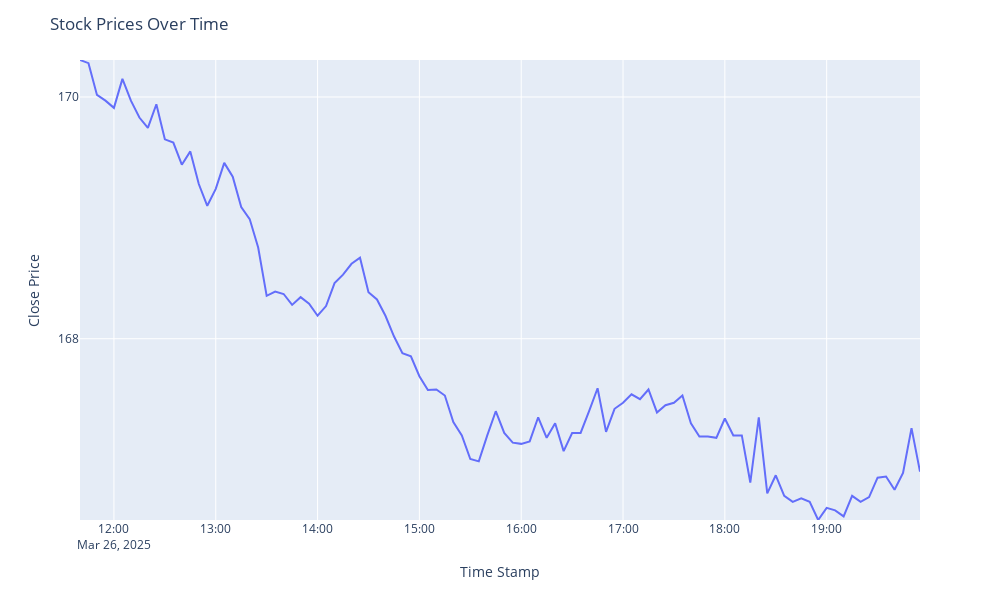

Notebook code cell kept with this figure:
### Markdown cell above
## Top 20 Most Famous Equities

| Equity Name          | Symbol | Sentiment |
|----------------------|--------|-----------|
| Apple Inc.          | AAPL   | Positive  |
| Microsoft Corp.     | MSFT   | Positive  |
| Amazon.com Inc.     | AMZN   | Positive  |
| Alphabet Inc. (GOOGL)| GOOGL | Positive  |
| Alphabet Inc. (GOOG) | GOOG  | Positive  |
| Tesla Inc.          | TSLA   | Negative  |
| Meta Platforms Inc. | META   | Positive  |
| NVIDIA Corp.        | NVDA   | Positive  |
| Berkshire Hathaway  | BRK.B  | Positive  |
| JPMorgan Chase & Co.| JPM    | Positive  |
| Johnson & Johnson   | JNJ    | Negative  |
| Visa Inc.          | V      | Positive  |
| Procter & Gamble   | PG     | Positive  |
| UnitedHealth Group | UNH    | Negative  |
| Exxon Mobil Corp.  | XOM    | Negative  |
| The Walt Disney Co.| DIS    | Positive  |
| Netflix Inc.       | NFLX   | Positive  |
| Adobe Inc.         | ADBE   | Positive  |
| PayPal Holdings Inc

.ased on market trends._

### Code cell
main()

### Figure 1 — Plotly figure (JSON) as saved in the notebook; plotly's stock layout.template omitted (floating-point values rounded to 4 significant figures)
{"data": [{"hovertemplate": "Time Stamp=%{x}<br>Close Price=%{y}<extra></extra>", "legendgroup": "", "line": {"color": "#636efa", "dash": "solid"}, "marker": {"symbol": "circle"}, "mode": "lines", "name": "", "orientation": "v", "showlegend": false, "type": "scatter", "x": ["2025-03-26 11:40:00", "2025-03-26 11:45:00", "2025-03-26 11:50:00", "2025-03-26 11:55:00", "2025-03-26 12:00:00", "2025-03-26 12:05:00", "2025-03-26 12:10:00", "2025-03-26 12:15:00", "2025-03-26 12:20:00", "2025-03-26 12:25:00", "2025-03-26 12:30:00", "2025-03-26 12:35:00", "2025-03-26 12:40:00", "2025-03-26 12:45:00", "2025-03-26 12:50:00", "2025-03-26 12:55:00", "2025-03-26 13:00:00", "2025-03-26 13:05:00", "2025-03-26 13:10:00", "2025-03-26 13:15:00", "2025-03-26 13:20:00", "2025-03-26 13:25:00", "2025-03-26 13:30:00", "2025-03-26 13:35:00", "2025-03-26 13:40:00", "2025-03-26 13:45:00", "2025-03-26 13:50:00", "2025-03-26 13:55:00", "2025-03-26 14:00:00", "2025-03-26 14:05:00", "2025-03-26 14:10:00", "2025-03-26 14:15:00", "2025-03-26 14:20:00", "2025-03-26 14:25:00", "2025-03-26 14:30:00", "2025-03-26 14:35:00", "2025-03-26 14:40:00", "2025-03-26 14:45:00", "2025-03-26 14:50:00", "2025-03-26 14:55:00", "2025-03-26 15:00:00", "2025-03-26 15:05:00", "2025-03-26 15:10:00", "2025-03-26 15:15:00", "2025-03-26 15:20:00", "2025-03-26 15:25:00", "2025-03-26 15:30:00", "2025-03-26 15:35:00", "2025-03-26 15:40:00", "2025-03-26 15:45:00", "2025-03-26 15:50:00", "2025-03-26 15:55:00", "2025-03-26 16:00:00", "2025-03-26 16:05:00", "2025-03-26 16:10:00", "2025-03-26 16:15:00", "2025-03-26 16:20:00", "2025-03-26 16:25:00", "2025-03-26 16:30:00", "2025-03-26 16:35:00", "2025-03-26 16:40:00", "2025-03-26 16:45:00", "2025-03-26 16:50:00", "2025-03-26 16:55:00", "2025-03-26 17:00:00", "2025-03-26 17:05:00", "2025-03-26 17:10:00", "2025-03-26 17:15:00", "2025-03-26 17:20:00", "2025-03-26 17:25:00", "2025-03-26 17:30:00", "2025-03-26 17:35:00", "2025-03-26 17:40:00", "2025-03-26 17:45:00", "2025-03-26 17:50:00", "2025-03-26 17:55:00", "2025-03-26 18:00:00", "2025-03-26 18:05:00", "2025-03-26 18:10:00", "2025-03-26 18:15:00", "2025-03-26 18:20:00", "2025-03-26 18:25:00", "2025-03-26 18:30:00", "2025-03-26 18:35:00", "2025-03-26 18:40:00", "2025-03-26 18:45:00", "2025-03-26 18:50:00", "2025-03-26 18:55:00", "2025-03-26 19:00:00", "2025-03-26 19:05:00", "2025-03-26 19:10:00", "2025-03-26 19:15:00", "2025-03-26 19:20:00", "2025-03-26 19:25:00", "2025-03-26 19:30:00", "2025-03-26 19:35:00", "2025-03-26 19:40:00", "2025-03-26 19:45:00", "2025-03-26 19:50:00", "2025-03-26 19:55:00"], "xaxis": "x", "y": [170.3, 170.3, 170.0, 170.0, 169.9, 170.2, 170.0, 169.8, 169.7, 169.9, 169.7, 169.6, 169.4, 169.6, 169.3, 169.1, 169.2, 169.5, 169.3, 169.1, 169.0, 168.8, 168.4, 168.4, 168.4, 168.3, 168.3, 168.3, 168.2, 168.3, 168.5, 168.5, 168.6, 168.7, 168.4, 168.3, 168.2, 168.0, 167.9, 167.9, 167.7, 167.6, 167.6, 167.5, 167.3, 167.2, 167.0, 167.0, 167.2, 167.4, 167.2, 167.1, 167.1, 167.2, 167.3, 167.2, 167.3, 167.1, 167.2, 167.2, 167.4, 167.6, 167.2, 167.4, 167.5, 167.5, 167.5, 167.6, 167.4, 167.4, 167.5, 167.5, 167.3, 167.2, 167.2, 167.2, 167.3, 167.2, 167.2, 166.8, 167.3, 166.7, 166.9, 166.7, 166.7, 166.7, 166.7, 166.5, 166.6, 166.6, 166.5, 166.7, 166.7, 166.7, 166.8, 166.9, 166.8, 166.9, 167.3, 166.9], "yaxis": "y"}], "layout": {"height": 600, "legend": {"tracegroupgap": 0}, "margin": {"t": 60}, "title": {"text": "Stock Prices Over Time"}, "width": 1000, "xaxis": {"anchor": "y", "autorange": true, "domain": [0, 1], "range": ["2025-03-26 11:40", "2025-03-26 19:55"], "title": {"text": "Time Stamp"}, "type": "date"}, "yaxis": {"anchor": "x", "domain": [0, 1], "range": [166.5, 170.3], "tickmode": "array", "ticktext": ["166", "168", "170"], "tickvals": [166, 168, 170], "title": {"text": "Close Price"}, "type": "linear"}}}
